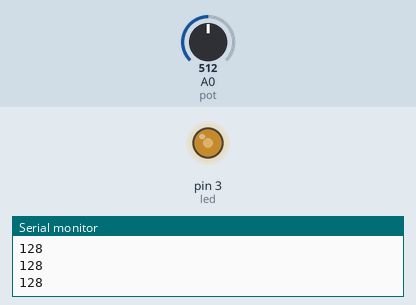
Simulated run of this sketch. Board: Arduino Uno, built with avr-gcc and run on an emulated ATmega328P. Parts: output pins drawn as LEDs (lit = HIGH), the last lines printed to the serial monitor. The inputs (shaded band) are chosen by the test bench; at power-on: A0 (pot) = 512.

Above: at 1.2 s.
1.3 s: A0 (pot) set to 716
At 2.2 s:
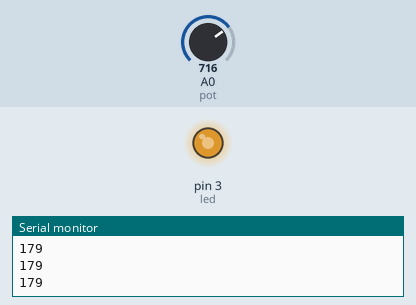
2.8 s: A0 (pot) set to 900
At 3.5 s:
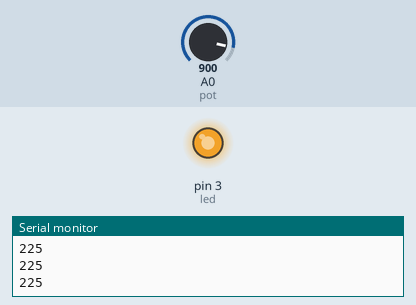
4.3 s: A0 (pot) set to 122
At 4.8 s:
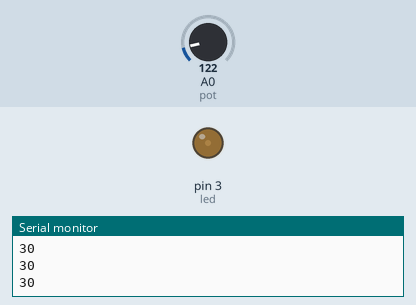
5.8 s: A0 (pot) set to 0
At 7.2 s:
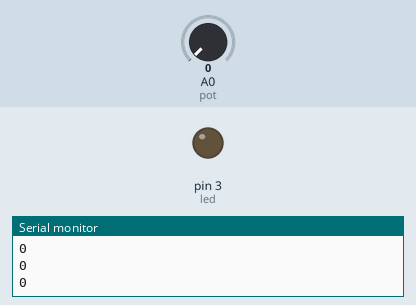
Timing chart, 0 to 8.3 s (numbered marks = the images above; inputs shaded):
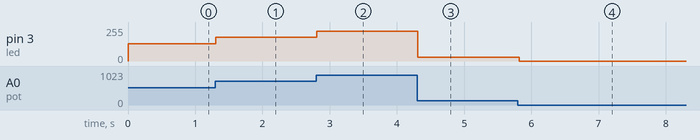

The sketch:

potenciometro.ino
```cpp
const int led =3;
const int pot =0;

int brillo;

void setup ()  {
  Serial.begin(9600);
  pinMode (led, OUTPUT);
}

void loop (){

  brillo = analogRead (pot) / 4;
  Serial.println(brillo);
  analogWrite(led, brillo);
  delay(100);
}
```

Measured:
- after the input at 1.3 s, pin 3 (led): 128/255 → 179/255 at once
- after the input at 2.8 s, pin 3 (led): 179/255 → 225/255 at once
- after the input at 4.3 s, pin 3 (led): 225/255 → 30/255 at once
- after the input at 5.8 s, pin 3 (led): 30/255 → 0/255 at once
